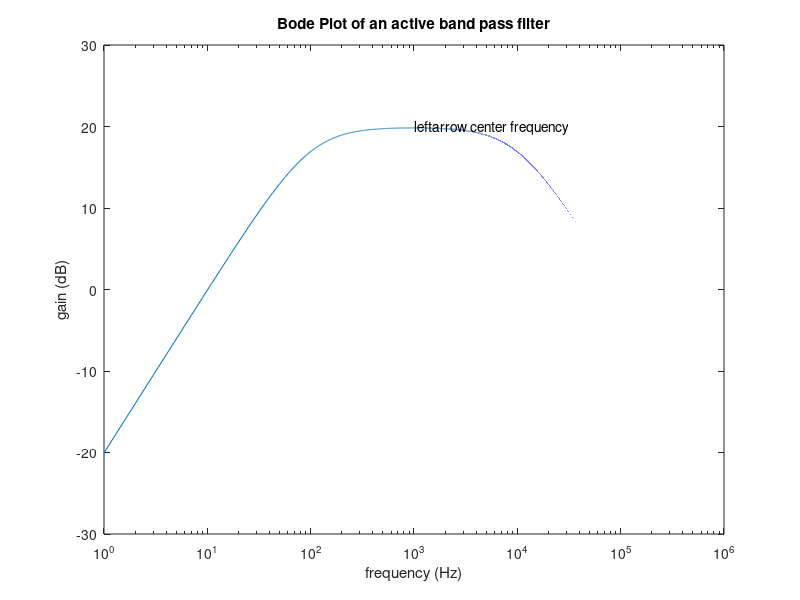

This chart was generated by the following MATLAB code:
format short 
format compact

% % Passive filters - low pass
% r1 = 21.48;
% L1 = 1e-3;
% 
% freq_vec = 1e2:1:1e6;
% w = freq_vec * 2 * pi;
% wc = r1/L1;
% 
% gain = 20*log10(wc ./ (j*w + wc));
% 
% figure(1); 
% semilogx(freq_vec, gain);
% text(wc/(2*pi), -3, "\leftarrow cut off frequency");
% xlabel('frequency (Hz)');
% ylabel('gain (dB)');
% title('Bode Plot of an RL low pass filter')

% % Passive filters - band pass
% r1 = 5e3;
% L1 = 50e-3;
% c1 = 50e-9;
% 
% freq_vec = 1e2:1:1e6;
% w = freq_vec * 2 * pi;
% wc = 20e3;
% 
% gain = 20*log10( j*w*L1 ./ (r1*(1-w.*w*L1*c1) + j*w*L1));
% 
% figure(1); 
% semilogx(freq_vec, gain);
% text(wc/(2*pi), 0, "\leftarrow center frequency");
% xlabel('frequency (Hz)');
% ylabel('gain (dB)');
% ylim([-100 10])
% title('Bode Plot of an RLC band pass filter')

% % Active filters - high order pass
% 
% r1 = 2.47e3;
% r2 = 2.47e3;
% c1 = 0.033e-6;
% 
% freq_vec = 1e2:1:1e6;
% w = freq_vec * 2 * pi;
% w0 = 1990*pi;
% 
% gain = 20*log10(((-r2/r1) ./(1+j*w*r2*c1)).^3);
% 
% figure(1); 
% semilogx(freq_vec, gain);
% text(w0/(2*pi), -3, "\leftarrow center frequency");
% xlabel('frequency (Hz)');
% ylabel('gain (dB)');
% ylim([-100 10])
% title('Bode Plot of an RLC band pass filter')

% Active filters - bandpass

rl = 20e3;
rh = 20e3;
c1 = 798e-12;
c2 = 80e-9;
rf = 9.9e3;
ri = 1e3;

freq_vec = 1:1:1e6;
w = freq_vec * 2 * pi;
w0 = 6283.2;

gain = 20*log10((-rf/ri) .* (1./(1+j*w*rl*c1)) .* (j*w*c2*rh ./(1 + j*w*c2*rh)) );

figure(1); 
semilogx(freq_vec, gain);
text(w0/(2*pi), 20, "\leftarrow center frequency");
xlabel('frequency (Hz)');
ylabel('gain (dB)');
ylim([-30 30])
title('Bode Plot of an active band pass filter')